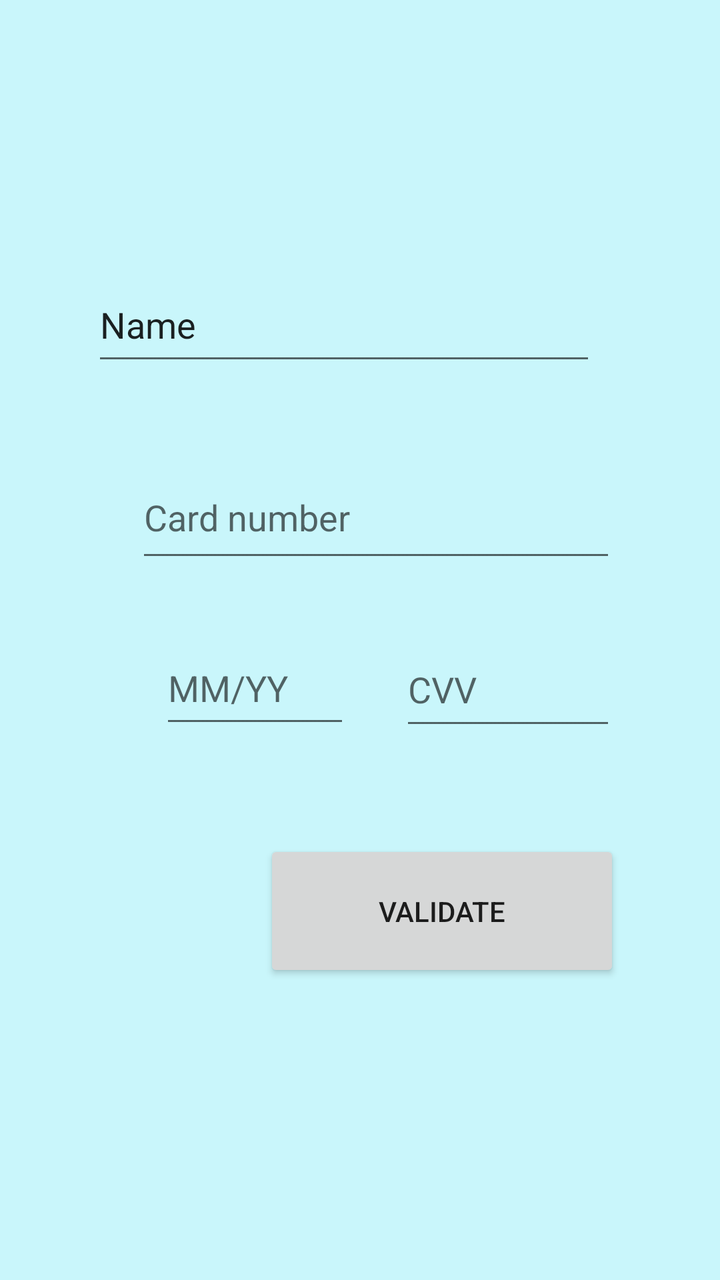
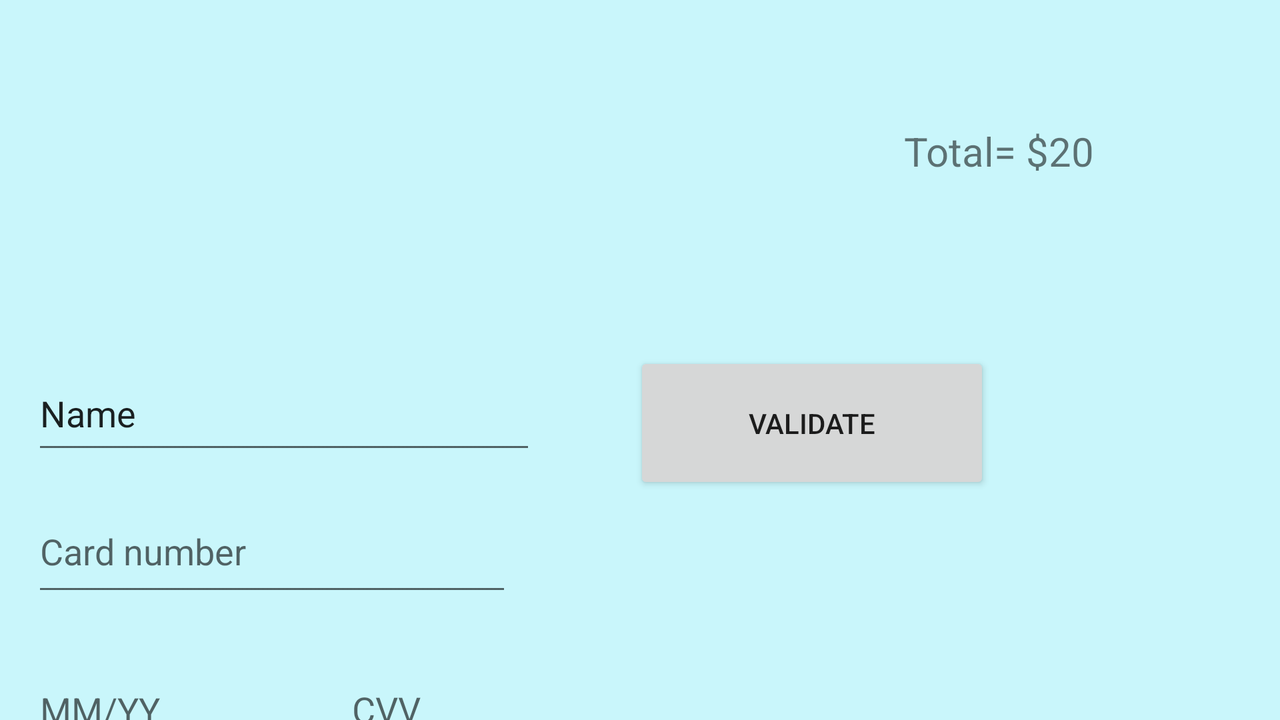

One screen, two layout resources from the same app: the default and the author's alternative for another configuration. Each is rendered where Android would select it; the XML of both is given below.
<!-- AndroidManifest.xml: application theme Theme.AutomatedBarrierGate -->
<!-- res/layout/fragment_payment.xml -->
<?xml version="1.0" encoding="utf-8"?>
<androidx.constraintlayout.widget.ConstraintLayout xmlns:android="http://schemas.android.com/apk/res/android"
    xmlns:app="http://schemas.android.com/apk/res-auto"
    xmlns:tools="http://schemas.android.com/tools"
    android:layout_width="match_parent"
    android:layout_height="match_parent"
    android:background="#C9F6FB"
    tools:context=".PaymentFragment">

    <EditText
        android:id="@+id/editTextTextPersonName"
        android:layout_width="252dp"
        android:layout_height="54dp"
        android:ems="10"
        android:inputType="textPersonName"
        android:text="Name"
        app:layout_constraintBottom_toBottomOf="parent"
        app:layout_constraintEnd_toEndOf="parent"
        app:layout_constraintHorizontal_bias="0.425"
        app:layout_constraintStart_toStartOf="parent"
        app:layout_constraintTop_toTopOf="parent"
        app:layout_constraintVertical_bias="0.228" />

    <EditText
        android:id="@+id/editTextNumber"
        android:layout_width="240dp"
        android:layout_height="58dp"
        android:layout_marginStart="68dp"
        android:layout_marginTop="228dp"
        android:ems="10"
        android:hint="Card number"
        android:inputType="number"
        app:layout_constraintStart_toStartOf="parent"
        app:layout_constraintTop_toTopOf="parent" />

    <EditText
        android:id="@+id/editTextTextPassword2"
        android:layout_width="95dp"
        android:layout_height="53dp"
        android:layout_marginStart="80dp"
        android:layout_marginTop="316dp"
        android:ems="10"
        android:hint="MM/YY"
        android:inputType="number|date"
        app:layout_constraintStart_toStartOf="parent"
        app:layout_constraintTop_toTopOf="parent" />

    <EditText
        android:id="@+id/editTextNumberPassword"
        android:layout_width="108dp"
        android:layout_height="54dp"
        android:layout_marginStart="200dp"
        android:layout_marginTop="316dp"
        android:ems="10"
        android:hint="CVV"
        android:inputType="numberPassword"
        app:layout_constraintStart_toStartOf="parent"
        app:layout_constraintTop_toTopOf="parent" />

    <Button
        android:id="@+id/button3"
        android:layout_width="178dp"
        android:layout_height="71dp"
        android:layout_marginStart="132dp"
        android:layout_marginTop="420dp"
        android:text="Validate"
        app:layout_constraintStart_toStartOf="parent"
        app:layout_constraintTop_toTopOf="parent" />

    <ImageView
        android:id="@+id/imageView3"
        android:layout_width="391dp"
        android:layout_height="141dp"
        android:src="@drawable/payment"
        app:layout_constraintBottom_toBottomOf="parent"
        app:layout_constraintEnd_toEndOf="parent"
        app:layout_constraintStart_toStartOf="parent"
        app:layout_constraintTop_toTopOf="parent"
        app:layout_constraintVertical_bias="0.016" />
</androidx.constraintlayout.widget.ConstraintLayout>
<!-- resources referenced by this layout -->
<resources>
  <style name="Theme.AutomatedBarrierGate" parent="Theme.MaterialComponents.DayNight.DarkActionBar">
          
          <item name="colorPrimary">@color/purple_500</item>
          <item name="android:windowIsTranslucent">true</item>
  
  
  
           <item name="colorPrimaryVariant">@color/purple_700</item>
           <item name="colorOnPrimary">@color/white</item>
           
          <item name="colorSecondary">@color/teal_200</item>
          <item name="colorSecondaryVariant">@color/teal_700</item>
          <item name="colorOnSecondary">@color/black</item>
          
          <item name="android:statusBarColor">?attr/colorPrimaryVariant</item>
          
      </style>
</resources>
<!-- res/layout-land/fragment_payment.xml (the author's variant of the layout above) -->
<!-- drawn on the phone turned sideways -->
<?xml version="1.0" encoding="utf-8"?>
<androidx.constraintlayout.widget.ConstraintLayout xmlns:android="http://schemas.android.com/apk/res/android"
    xmlns:app="http://schemas.android.com/apk/res-auto"
    xmlns:tools="http://schemas.android.com/tools"
    android:layout_width="match_parent"
    android:layout_height="match_parent"
    android:background="#C9F6FB"
    tools:context=".PaymentFragment"
    tools:layout_editor_absoluteX="68dp"
    tools:layout_editor_absoluteY="64dp">

    <EditText
        android:id="@+id/editTextTextPersonName"
        android:layout_width="252dp"
        android:layout_height="54dp"
        android:layout_marginStart="16dp"
        android:layout_marginTop="178dp"
        android:ems="10"
        android:importantForAutofill="no"
        android:inputType="textPersonName"
        android:text="@string/name"
        app:layout_constraintStart_toStartOf="parent"
        app:layout_constraintTop_toTopOf="parent"
        tools:ignore="LabelFor" />

    <EditText
        android:id="@+id/editTextNumber"
        android:layout_width="240dp"
        android:layout_height="58dp"
        android:layout_marginStart="16dp"
        android:layout_marginTop="245dp"
        android:ems="10"
        android:hint="Card number"
        android:importantForAutofill="no"
        android:inputType="number"
        app:layout_constraintStart_toStartOf="parent"
        app:layout_constraintTop_toTopOf="parent"
        tools:ignore="HardcodedText" />

    <EditText
        android:id="@+id/editTextTextPassword2"
        android:layout_width="95dp"
        android:layout_height="53dp"
        android:layout_marginStart="16dp"
        android:layout_marginTop="327dp"
        android:ems="10"
        android:hint="@string/mm_yy"
        android:importantForAutofill="no"
        android:inputType="number|date"
        app:layout_constraintStart_toStartOf="parent"
        app:layout_constraintTop_toTopOf="parent" />

    <EditText
        android:id="@+id/editTextNumberPassword"
        android:layout_width="108dp"
        android:layout_height="54dp"
        android:layout_marginStart="172dp"
        android:layout_marginTop="326dp"
        android:autofillHints=""
        android:ems="10"
        android:hint="@string/cvv"
        android:inputType="numberPassword"
        app:layout_constraintStart_toStartOf="parent"
        app:layout_constraintTop_toTopOf="parent" />

    <Button
        android:id="@+id/button3"
        android:layout_width="178dp"
        android:layout_height="71dp"
        android:layout_marginEnd="145dp"
        android:layout_marginBottom="113dp"
        android:text="@string/validate"
        app:layout_constraintBottom_toBottomOf="parent"
        app:layout_constraintEnd_toEndOf="parent" />

    <ImageView
        android:id="@+id/imageView3"
        android:layout_width="391dp"
        android:layout_height="141dp"
        android:layout_marginStart="16dp"
        android:layout_marginTop="16dp"
        android:contentDescription="TODO"
        android:src="@drawable/payment"
        app:layout_constraintStart_toStartOf="parent"
        app:layout_constraintTop_toTopOf="parent"
        tools:ignore="ContentDescription,HardcodedText" />

    <TextView
        android:id="@+id/textView4"
        android:layout_width="228dp"
        android:layout_height="46dp"
        android:layout_marginStart="452dp"
        android:layout_marginTop="62dp"
        android:text="@string/total_20"
        android:textSize="20sp"
        app:layout_constraintStart_toStartOf="parent"
        app:layout_constraintTop_toTopOf="parent" />
</androidx.constraintlayout.widget.ConstraintLayout>
<!-- resources referenced by the variant -->
<!-- as the phone turned sideways resolves them -->
<resources>
  <string name="cvv">CVV</string>
  <string name="mm_yy">MM/YY</string>
  <string name="name">Name</string>
  <string name="total_20">Total= $20</string>
  <string name="validate">Validate</string>
  <style name="Theme.AutomatedBarrierGate" parent="Theme.MaterialComponents.DayNight.DarkActionBar">
          
          <item name="colorPrimary">@color/purple_500</item>
          <item name="android:windowIsTranslucent">true</item>
  
  
  
           <item name="colorPrimaryVariant">@color/purple_700</item>
           <item name="colorOnPrimary">@color/white</item>
           
          <item name="colorSecondary">@color/teal_200</item>
          <item name="colorSecondaryVariant">@color/teal_700</item>
          <item name="colorOnSecondary">@color/black</item>
          
          <item name="android:statusBarColor">?attr/colorPrimaryVariant</item>
          
      </style>
</resources>
